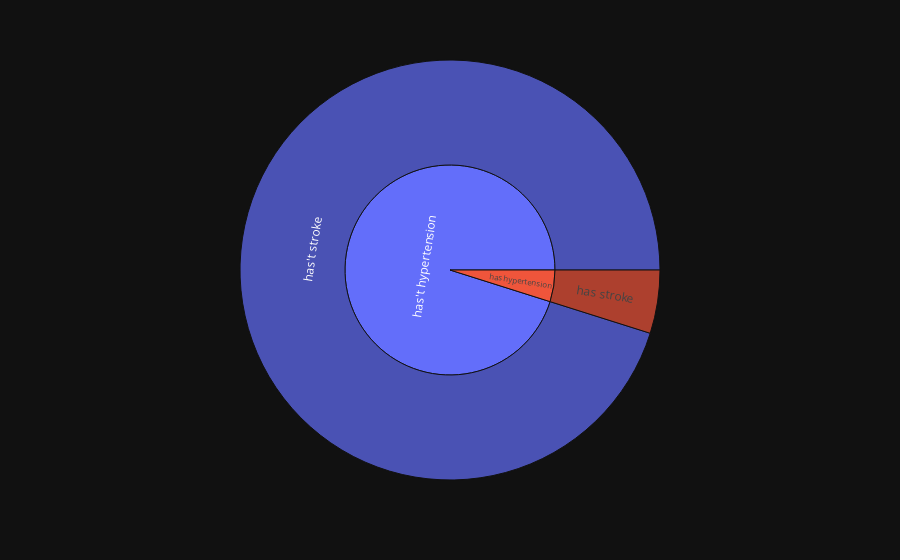

The notebook cell this image was saved under:
### Code cell
fig = px.sunburst(data, path=['hypertension','stroke'])
py.plot(fig,filename='SCI4',auto_open=True)
fig.show()

### Figure 1 — Plotly figure (JSON) as saved in the notebook; plotly's stock layout.template omitted (floating-point values rounded to 4 significant figures)
{"data": [{"branchvalues": "total", "domain": {"x": [0.0, 1.0], "y": [0.0, 1.0]}, "hovertemplate": "labels=%{label}<br>count=%{value}<br>parent=%{parent}<br>id=%{id}<extra></extra>", "ids": ["has hypertension/has stroke", "has't hypertension/has't stroke", "has hypertension", "has't hypertension"], "labels": ["has stroke", "has't stroke", "has hypertension", "has't hypertension"], "name": "", "parents": ["has hypertension", "has't hypertension", "", ""], "values": [249, 4861, 249, 4861], "type": "sunburst"}], "layout": {"legend": {"tracegroupgap": 0}, "margin": {"t": 60}}}
